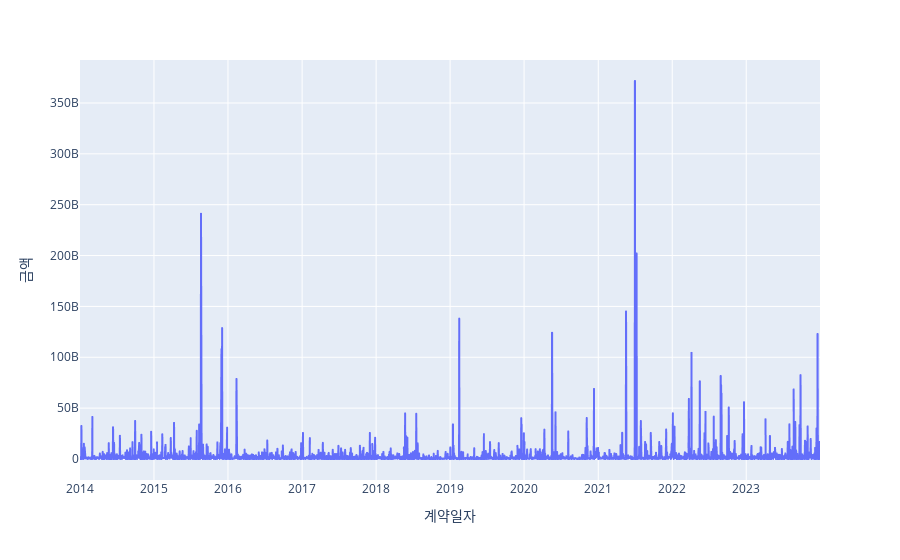

This figure's notebook cell:
### Markdown cell above
- 계약일자 정보 기준으로 매각이 많은 때의 특징 알아보기

### Code cell
date_info = land_data.copy()
grouped_date = date_info.groupby(['계약일자'])
grouped4 = grouped_date['대장금액(원)'].agg(['sum'])
grouped4 = grouped4.rename(columns={'sum':'금액'})
fig5 = px.line(grouped4,x=grouped4.index,y=grouped4['금액'])
fig5.show()
sort_v = grouped4.sort_values(['금액'],ascending=False)
print(sort_v[:5])

### Figure 1 — Plotly figure (JSON) as saved in the notebook; plotly's stock layout.template omitted (floating-point values rounded to 4 significant figures; data arrays with more than 128 entries replaced by an {"elided": "..."} marker saying what was removed)
{"data": [{"hovertemplate": "계약일자=%{x}<br>금액=%{y}<extra></extra>", "legendgroup": "", "line": {"color": "#636efa", "dash": "solid"}, "marker": {"symbol": "circle"}, "mode": "lines", "name": "", "showlegend": false, "type": "scattergl", "x": {"elided": "3075 str values"}, "xaxis": "x", "y": {"elided": "3075 int values"}, "yaxis": "y"}], "layout": {"legend": {"tracegroupgap": 0}, "margin": {"t": 60}, "xaxis": {"anchor": "y", "domain": [0, 1], "title": {"text": "계약일자"}}, "yaxis": {"anchor": "x", "domain": [0, 1], "title": {"text": "금액"}}}}
